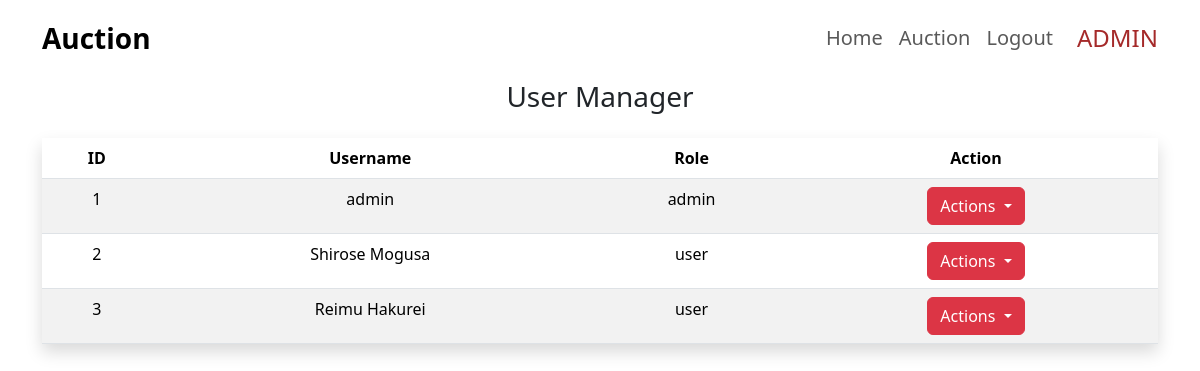
/user_manager.php (signed in), run on the app's committed database.
### tables this page shows
CREATE TABLE `client` (
  `id` int(10) NOT NULL,
  `username` varchar(255) NOT NULL,
  `password` varchar(255) NOT NULL,
  `role` enum('user','admin') DEFAULT 'user'
);

### user_manager.php (the view, shortened to what this page needs)
<?php
include "header.php";
include "koneksi.php";
?>
<div class="container" style="padding-top: 4rem;">
    <div class="text-center p-3">
        <h3>User Manager</h3>
    </div>
    <table class="table table-hover table-striped shadow">
        <thead>
            <tr class="text-center">
                <th>ID</th>
                <th>Username</th>
                <th>Role</th>
                <th>Action</th>
            </tr>
        </thead>
        <tbody>
            <?php
            $qry_user = mysqli_query($conn, "select * from client");
            while ($dt_users = mysqli_fetch_array($qry_user)) {
            ?>
                <tr class="text-center">
                    <td>
                        <?= $dt_users['id'] ?>
                    </td>
                    <td>
                        <?= $dt_users['username'] ?>
                    </td>
                    <td>
                        <?= $dt_users['role'] ?>
                    </td>
                    <td>
                        <div class="btn-group">
                            <button type="button" class="btn btn-danger dropdown-toggle" data-bs-toggle="dropdown" aria-expanded="false">
                                Actions
                            </button>
                        </div>
                    </td>
                </tr>
            <?php
            }
            ?>
        </tbody>
    </table>
</div>
</body>
</html>

### data on the page
client: id "1", username "admin", role "admin"
client: id "2", username "Shirose Mogusa", role "user"
client: id "3", username "Reimu Hakurei", role "user"

### other printed values
$_SESSION['username'] "ADMIN"
